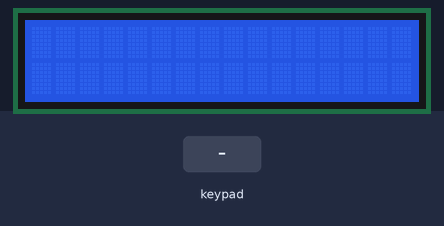
The sketch below on a simulated Arduino Uno, built with avr-gcc and run on an emulated ATmega328P. On the bench: 16×2 character LCD. Inputs (shaded band) come from the test bench.

Above: at 1.2 s.
1.3 s: keypad keys 5 4 3 2 * pressed 0.4 s apart
At 3.8 s:
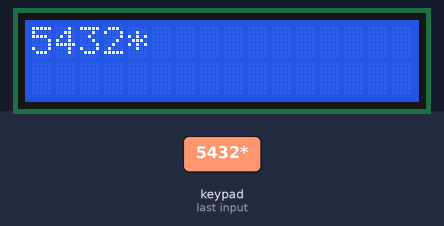
4.8 s: key '*' pressed
At 5.1 s:
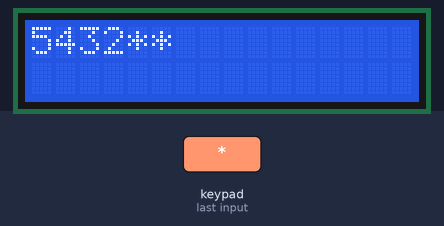
6.3 s: key '+' pressed
At 7.5 s:
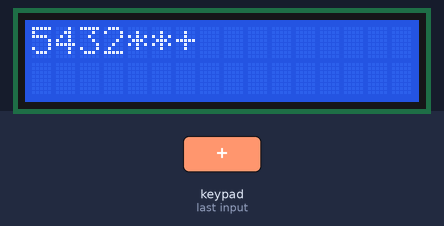
7.8 s: keypad keys 1 3 9 7 * pressed 0.4 s apart
At 9.8 s:
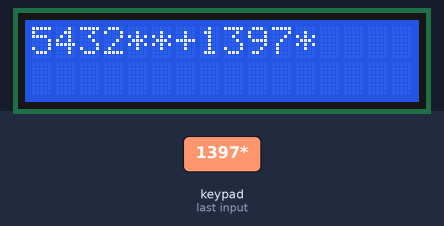
11.3 s: key '/' pressed
12.8 s: keypad keys 7 + 5 = pressed 0.4 s apart
At 13.0 s:
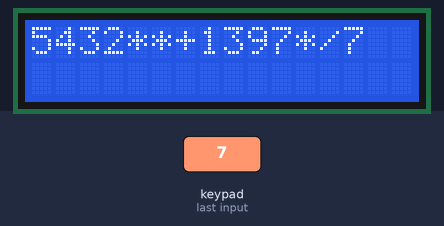
Timing chart, 0 to 15.8 s (numbered marks = the images above; inputs shaded):
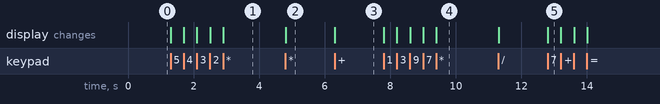

The sketch:

MPAL-Lab-02.ino
```cpp
#include <Wire.h>
#include <LiquidCrystal.h>
#include <Keypad.h>
#include <ctype.h>

int calculate(const char *expression);

int operation(int op1, int op2, char op);

int charToInt(char c);

const byte ROWS = 5;
const byte COLS = 4;

char hexaKeys[ROWS][COLS] = {
    {'.', '.', '.', '*'},
    {'1', '2', '3', '+'},
    {'4', '5', '6', '-'},
    {'7', '8', '9', '/'},
    {'.', '0', '=', '.'}};
byte rowPins[ROWS] = {A0, A1, A2, A3, A4};
byte colPins[COLS] = {5, 4, 3, 2};
Keypad customKeypad = Keypad(makeKeymap(hexaKeys), rowPins, colPins, ROWS, COLS);

const int rs = 12, en = 11, d4 = 10, d5 = 9, d6 = 8, d7 = 7;
LiquidCrystal lcd(rs, en, d4, d5, d6, d7);

char string[30];
int len;

void setup()
{
  lcd.begin(16, 2);
  len = 0;
}

void loop()
{
  char customKey = customKeypad.getKey();
  if (customKey)
  {
    if (customKey == '=')
    {
      string[len] = '\0';
      len = 0;
      int result = calculate(string);
      lcd.clear();
      lcd.setCursor(0, 0);
      lcd.print(result);
    }
    else if (customKey == '.')
    {
      lcd.clear();
      lcd.setCursor(0, 0);
    }
    else
    {
      string[len] = customKey;
      len++;
      lcd.print(customKey);
    }
  }
}

int calculate(const char *expression)
{
  int value = 0;
  int second = 0;
  char lastOperand = '+';
  char c;
  for (int i = 0; (expression[i] != '\0'); i++)
  {
    c = expression[i];
    if (isdigit(c))
    {
      second = (second * 10) + charToInt(c);
    }
    else
    {
      value = operation(value, second, lastOperand);
      second = 0;
      lastOperand = c;
    }
  }
  value = operation(value, second, lastOperand);
  return value;
}

int operation(int op1, int op2, char op)
{
  switch (op)
  {
  case '-':
    return op1 - op2;
  case '+':
    return op1 + op2;
  case '/':
    return op1 / op2;
  case '*':
    return op1 * op2;
  default:
    return -1;
  }
}

int charToInt(char c)
{
  return c - '0';
}
```

Measured:
- after the input at 1.3 s, the display: first changes at once (image 1 shows a later state)
- after the input at 4.8 s, the display: changes at once (image 2)
- after the input at 6.3 s, the display: changes at once (image 3)
- after the input at 7.8 s, the display: first changes at once (image 4 shows a later state)
- after the input at 12.8 s, the display: changes at once (image 5)
